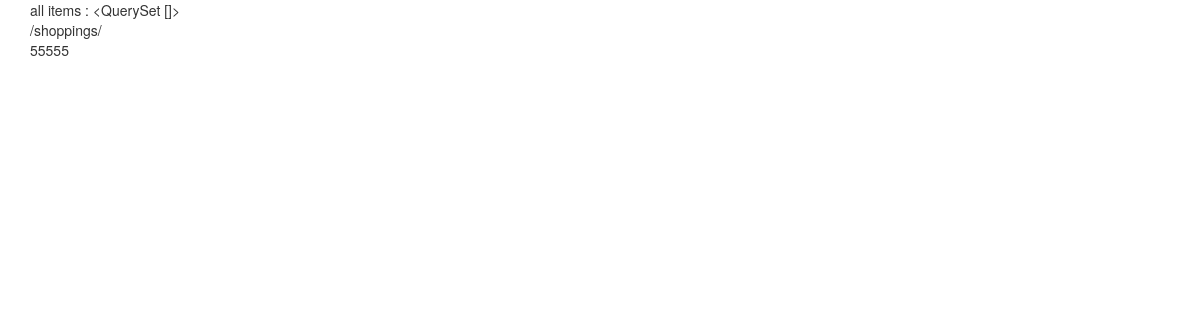
The app's page /, older data.
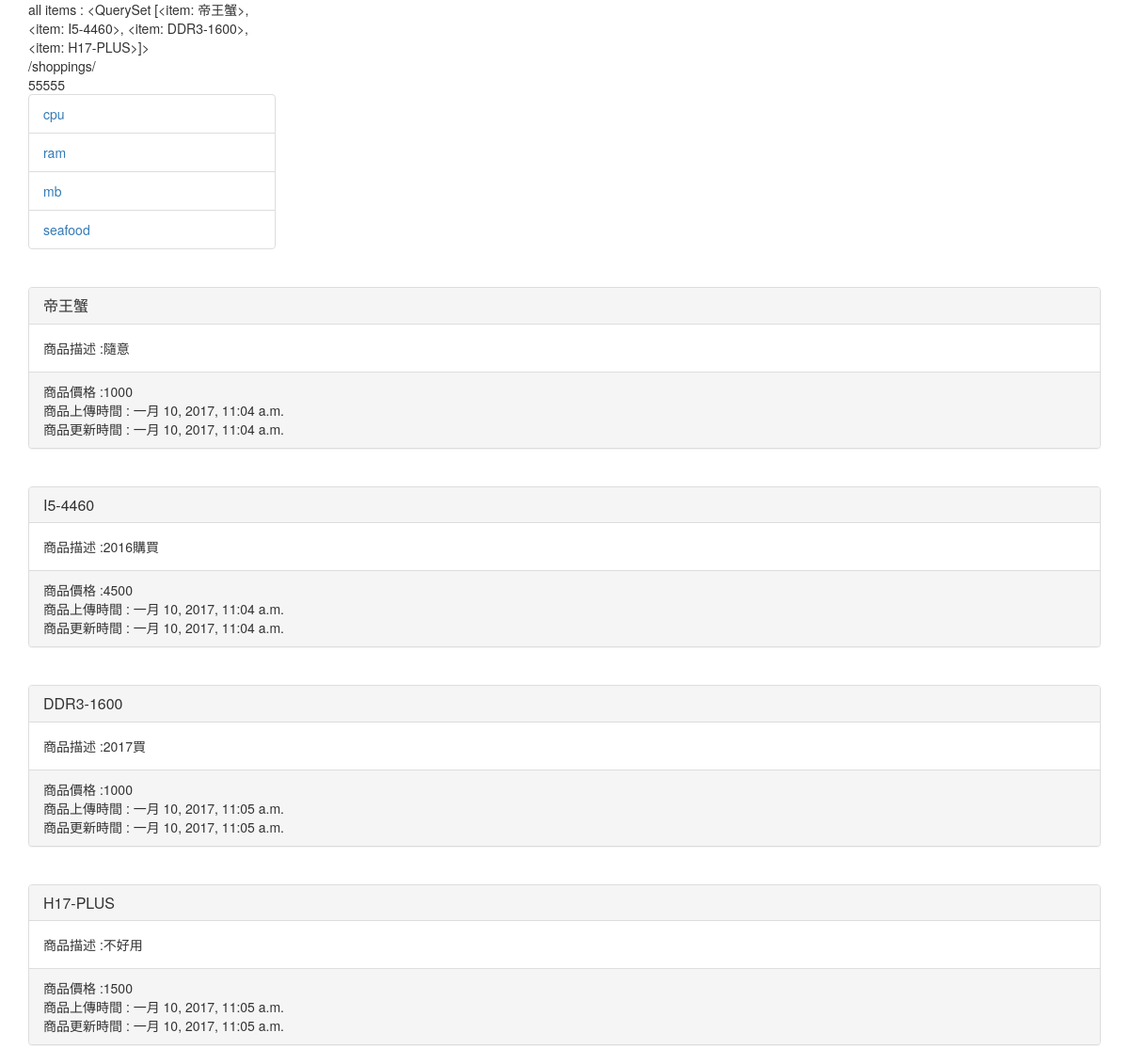
The same page, newer data.
### pcshoppings/models.py (models this page shows, shortened)
class item(models.Model):
    category = models.ForeignKey(Category, verbose_name='商品分類', null=True, blank=True)
    item_name = models.CharField(verbose_name='商品名稱', max_length=20)
    item_description = models.TextField(verbose_name='商品描述',max_length=100)
    item_price = models.PositiveIntegerField(verbose_name='商品價格',default=None)
    created_time = models.DateTimeField(auto_now_add=True)
    update_time = models.DateTimeField(auto_now=True)
    item_img=models.ImageField(upload_to='upload', null=True,blank=True)
    item_url=models.CharField(verbose_name='商品相關連結', max_length=200,default=None)
    def __str__(self):
        return self.item_name

class  Category(models.Model):
    name=models.CharField(max_length=20)

### pcshoppings/views.py (the view, shortened to what this page needs)
# urls.py: url(r'shoppings/(?P<category>.*)$', views.pc_shoppings_list_view,name='test123'),
def pc_shoppings_list_view(request,category=None):
    pc_shoppings_list_queryset =item.objects.all()
    all_category=copy.copy(Category.objects.all())
    return render(request, "shoppings_list.html",
                  {'pc_shoppings_list': pc_shoppings_list_queryset, 'categories': Category.objects.all()})

### templates/shoppings_list.html (shortened to what this page needs)
<head>
<link rel="stylesheet" href="https://maxcdn.bootstrapcdn.com/bootstrap/3.3.7/css/
bootstrap.min.css" integrity="sha384-BVYiiSIFeK1dGmJRAkycuHAHRg32OmUcww7on3RYdg4Va+PmSTsz/
K68vbdEjh4u">
<link rel="stylesheet" href="https://maxcdn.bootstrapcdn.com/bootstrap/3.3.7/css/bootstraptheme.
min.css" integrity="sha384-
rHyoN1iRsVXV4nD0JutlnGaslCJuC7uwjduW9SVrLvRYooPp2bWYgmgJQIXwl/Sp">
</head>
<div class="container">
<div class="row">
<div class="col-xs-3">
 all items :   {{ pc_shoppings_list }}
    <br>
{% url 'test123' category=category111.name   %}
    <br>
    55555
    <ul class="list-group">
{% for category in categories %}
<li class="list-group-item">
<a href="{% url 'test123'  category=category.name %}">
{{ category.name }}
</a>
</li>
{% endfor %}
</ul>
</div>
</div>
    {% for pc in pc_shoppings_list %}
<div class="panel panel-default">
<div class="panel-heading">
<h3 class="panel-title">
{{ pc.item_name}}
</h3>
</div>
<div class="panel-body">
商品描述 :{{ pc.item_description|truncatechars:50 }}
</div>
<div class="panel-footer">
 商品價格 :{{ pc.item_price}}
    <br>商品上傳時間  :  {{ pc.created_time  }}
    <br>商品更新時間    :  {{ pc.update_time  }}
</div>
</div>
{% endfor %}
   </div>

Row changes from the older to the newer data that the page shows:
added item: item_name.item_name "<QuerySet [<item: 帝王蟹>, <item: I5-4460>, <item: DDR3-1600>, <item: H17-PLUS>]>", item_name "帝王蟹", item_description "隨意", item_price "1000", created_time "一月 10, 2017, 11:04 a.m.", update_time "一月 10, 2017, 11:04 a.m."
added Category: name "cpu"
added Category: name "ram"
added Category: name "mb"
added Category: name "seafood"
added item: item_name "I5-4460", item_description "2016購買", item_price "4500", created_time "一月 10, 2017, 11:04 a.m.", update_time "一月 10, 2017, 11:04 a.m."
added item: item_name "DDR3-1600", item_description "2017買", item_price "1000", created_time "一月 10, 2017, 11:05 a.m.", update_time "一月 10, 2017, 11:05 a.m."
added item: item_name "H17-PLUS", item_description "不好用", item_price "1500", created_time "一月 10, 2017, 11:05 a.m.", update_time "一月 10, 2017, 11:05 a.m."
Text that changed along with them:
{{ pc_shoppings_list }}: "<QuerySet []>" → (not shown)
